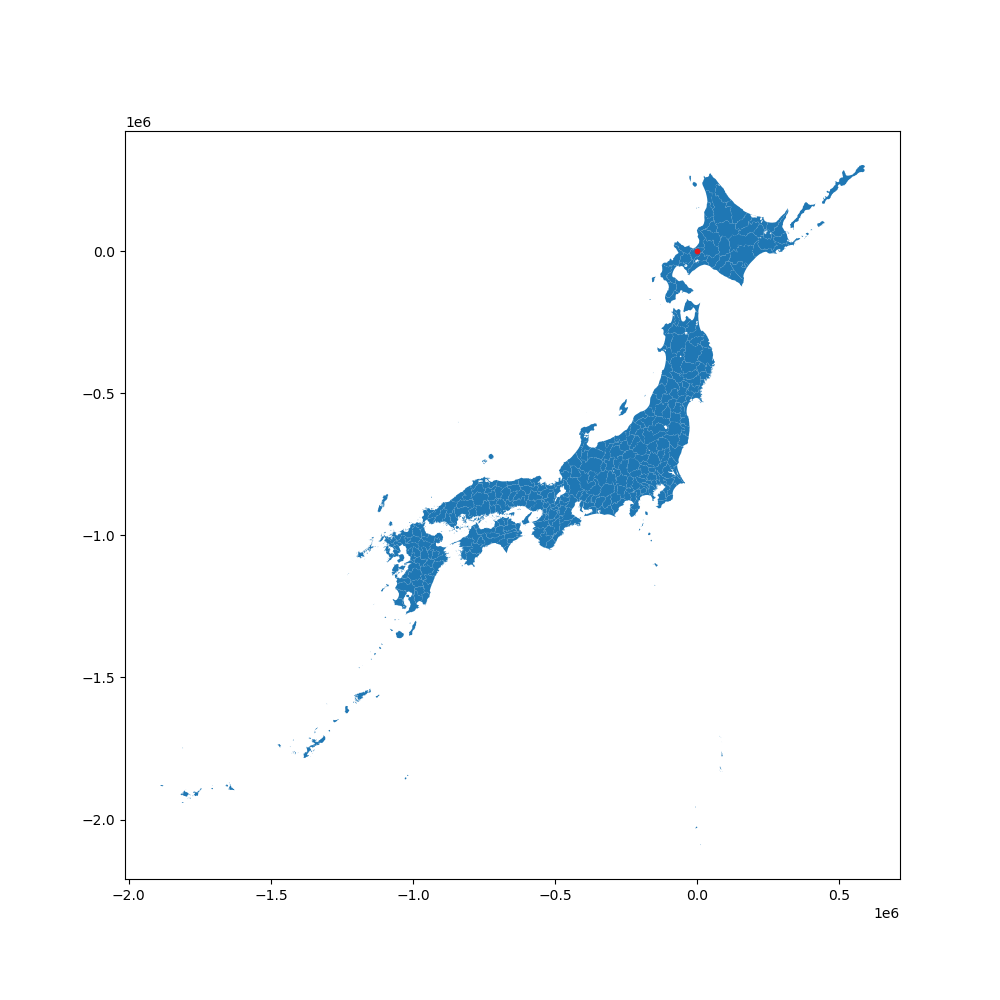

This chart was generated by the following Python code:
"""
shapelyを使用してオブジェクトの位置関係を調べるプログラム
札幌管区気象台予報課　洪水情報係長　今泉
<参考にしたページ>
https://qiita.com/mamurata0924/items/23ab860f4d7429207fac
"""
import geopandas as gpd
import pyproj
from pyproj import CRS
from shapely.geometry import Point
import matplotlib.pyplot as plt
import os

def main():
    # 札幌市のポイントを含むGeoDataFrameを作成
    sapporo_lon = 141.34694
    sapporo_lat = 43.06417
    sapporo = gpd.GeoDataFrame([[Point(sapporo_lon, sapporo_lat)]],
                               geometry='geometry', crs=CRS('epsg:4326'), columns=['geometry'])

    # 地球楕円体から正距方位図法への変換（proj='aepd':正距方位図法、ellips='WGS84':地球楕円体、datum:測地基準系）
    aeqd = pyproj.Proj(proj='aeqd', ellps='WGS84', datum='WGS84',
                       lat_0=sapporo_lat, lon_0=sapporo_lon).srs
    sapporo = sapporo.to_crs(crs=aeqd)
    print(sapporo)
    print('\nCRS:\n', sapporo.crs)

    # 市町村等をまとめた地域のシェープファイルを正距方位図法に変換する
    fp = 'shape/matome_20200526/matome_20200526.shp'
    matome_aeqd = gpd.read_file(fp)
    matome_aeqd = matome_aeqd.to_crs(crs=aeqd)
    print(matome_aeqd.head(2))

    # 市町村等をまとめた地域と札幌市をプロット
    fig, ax = plt.subplots(figsize=(10, 10))
    matome_aeqd.plot(ax=ax)
    sapporo.plot(ax=ax, color='#e41a1c', markersize=10)
    plt.savefig('distance_study.png')

    # 各ポリゴンの重心をcentroidで計算
    matome_aeqd['centroid'] = matome_aeqd.centroid
    print(matome_aeqd.head(2))

    # 札幌の中心点の座標を取得
    sapporo_geom = sapporo.loc[0, 'geometry']
    print(sapporo_geom)

    # 各市町村等をまとめた地域と札幌間の距離を計算
    matome_aeqd = matome_aeqd.apply(
        calculate_distance, dest_geom=sapporo_geom, src_col='centroid', target_col='dist_to_Sap', axis=1)
    print(matome_aeqd.head(10))

    # 各市町村等をまとめた地域から札幌までの最長距離及び平均距離を取得
    max_dist = matome_aeqd['dist_to_Sap'].max()
    mean_dist = matome_aeqd['dist_to_Sap'].mean()

    print("Maximum distance to Sapporo is %.0f km, and the mean distance is %.0f km." % (max_dist, mean_dist))



# 距離を計算するための関数
def calculate_distance(row, dest_geom, src_col='geometry', target_col='distance'):
    dist = row[src_col].distance(dest_geom)
    dist_km = dist / 1000
    row[target_col] = dist_km
    return row


if __name__ == '__main__':
    os.chdir(os.path.dirname(os.path.abspath(__file__)))
    main()
